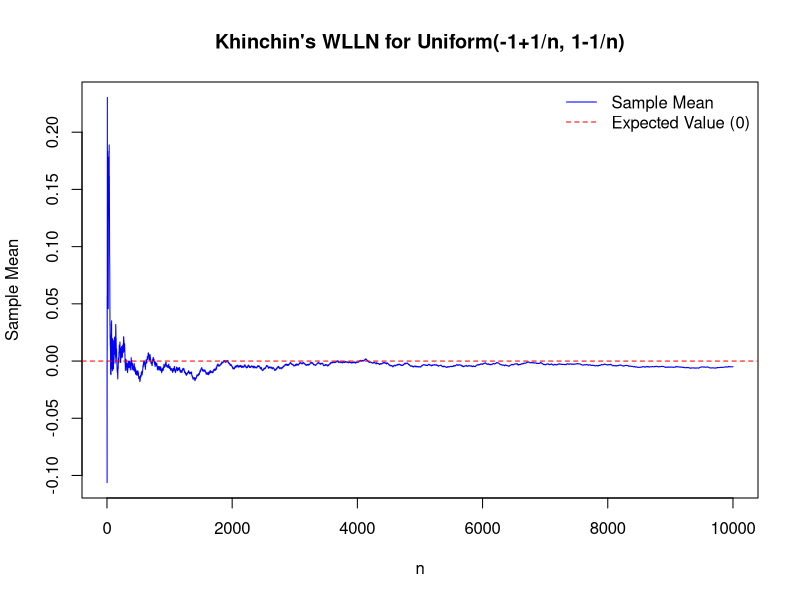

R code for this plot:
# Number of samples
n <- 10000
# Generate lower and upper bounds for each Uniform distribution
a <- -1 + 1/(1:n)
b <-  1 - 1/(1:n)
# Generate Uniform samples with varying bounds
set.seed(123)  # for reproducibility
X <- runif(n, min = a, max = b)
# Compute running sample means
sample_means <- cumsum(X) / (1:n)
# Plot the running mean
plot(1:n, sample_means, type = "l", col = "blue",
     main = "Khinchin's WLLN for Uniform(-1+1/n, 1-1/n)",
     xlab = "n", ylab = "Sample Mean")
abline(h = 0, col = "red", lty = 2)
legend("topright", legend = c("Sample Mean", "Expected Value (0)"),
       col = c("blue", "red"), lty = c(1, 2), bty = "n")




